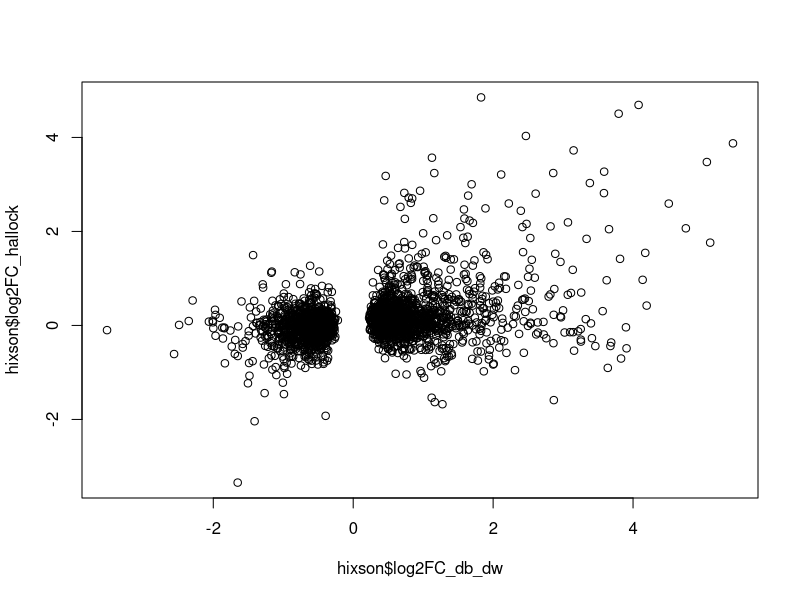
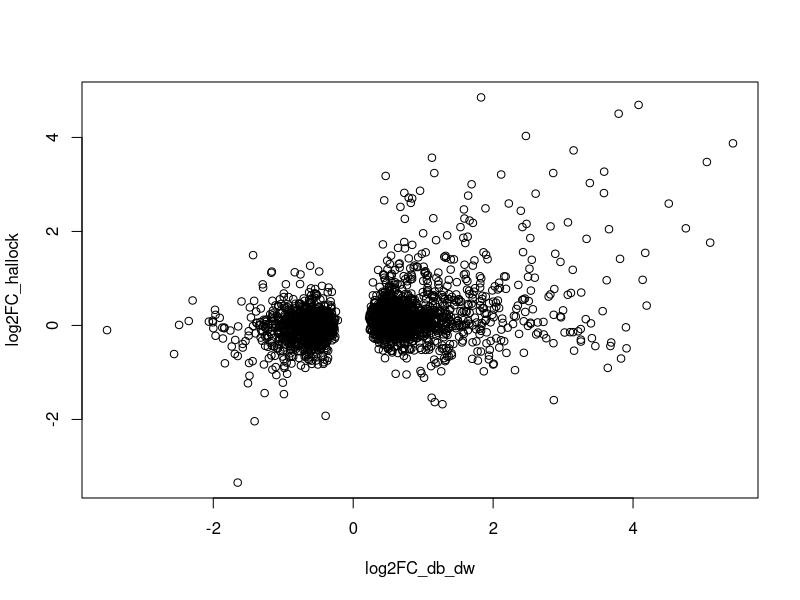
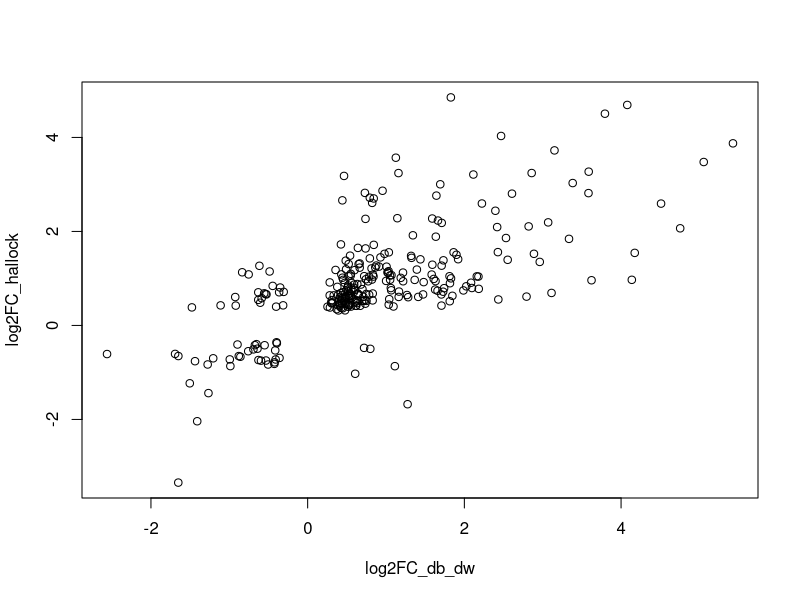
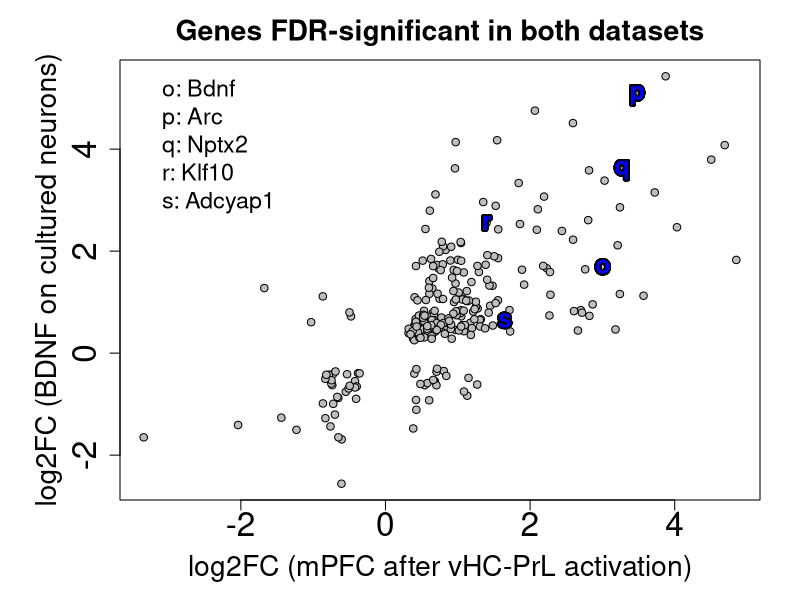

Recreate these plots in R, in order.
library(TeachingDemos)
## read in both
hixson = read.csv("tables/hixson_biorxiv_2019_VBvsControl_parse.csv",as.is=TRUE)
colnames(hixson)[1] = "GeneSymbol"
hallock = read.csv("tables/exprsGenes_DESeq2_combinedCounts_CNOvsSaline.csv",as.is=TRUE, row.names=1)

## match up
mm = match(toupper(hixson$GeneSymbol), toupper(hallock$Symbol))
hixson$log2FC_hallock = hallock$log2FoldChange[mm]
hixson$pval_hallock = hallock$pvalue[mm]
hixson$fdr_hallock = hallock$padj[mm]

plot(hixson$log2FC_db_dw, hixson$log2FC_hallock)
plot(log2FC_hallock ~ log2FC_db_dw, data = hixson)
plot(log2FC_hallock ~ log2FC_db_dw, data = hixson[hixson$fdr_hallock < 0.05,])

write.csv(hixson, "tables/annotated_replication_genes_hixson.csv",row.names=FALSE)

### make nice plot
hixson_sig = hixson[which(hixson$fdr_hallock < 0.05),]

g = c("Bdnf", "Arc", "Nptx2", "Klf10", "Adcyap1")
m = match(toupper(g),hixson_sig$GeneSymbol)

pdf("plots/hixson_replication.pdf")
par(mar=c(5,6,3,2),cex.axis=2,cex.lab=1.7,cex.main=1.7)
plot(log2FC_db_dw ~ log2FC_hallock, data = hixson_sig,
	ylab = "log2FC (BDNF on cultured neurons)", pch=21,bg="grey",
	xlab = "log2FC (mPFC after vHC-PrL activation)",
	main = "Genes FDR-significant in both datasets")
shadowtext(hixson_sig$log2FC_hallock[m], hixson_sig$log2FC_db_dw[m],
	letters[15:19], font=2,cex=1.5,col="blue")
legend("topleft", paste0(letters[15:19], ": ", g), bty="n",cex=1.4)
dev.off()
